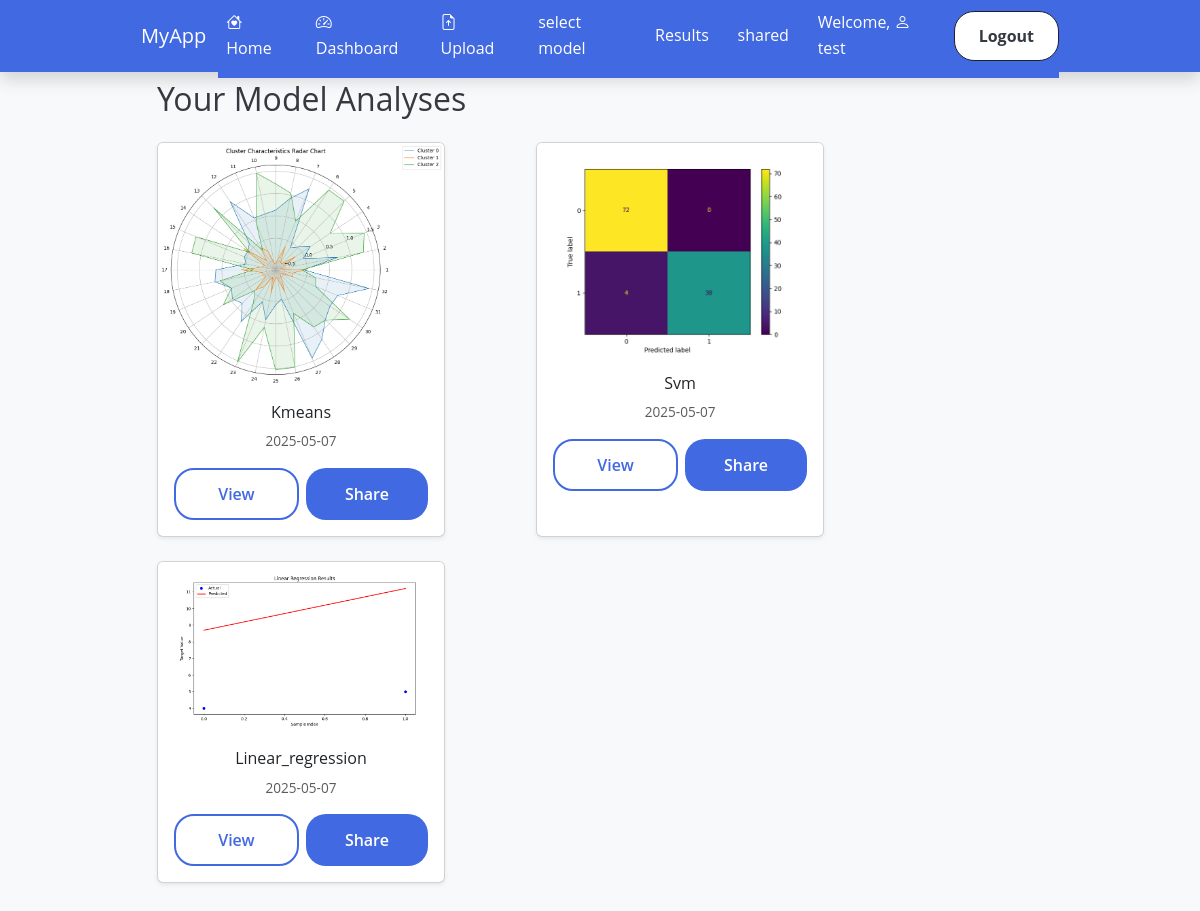
The page /results (signed in) on the database its author committed.
### app/models.py (models this page shows)
class User(db.Model, UserMixin):
    id = db.Column(db.Integer, primary_key=True)
    username = db.Column(db.String(150), unique=True, nullable=False)
    password = db.Column(db.String(150), nullable=False)
    email = db.Column(db.String(150), unique=True, nullable=False)

class ModelRun(db.Model):
    id = db.Column(db.Integer, primary_key=True)
    user_id = db.Column(db.Integer, nullable=False)
    filename = db.Column(db.String(255), nullable=False)  # CSV file selected
    model_type = db.Column(db.String(50), nullable=False)  # e.g., 'lr', 'knn'
    precision_mode = db.Column(db.String(50), nullable=False)  # e.g., 'fast', 'balanced', 'accurate'
    target_index = db.Column(db.Integer, nullable=False)  # Index of target column
    has_header = db.Column(db.Boolean, default=True)  # If CSV has a header
    created_at = db.Column(db.DateTime, nullable=False)  # file creation time
    result_json = db.Column(db.Text)  # Store output metrics as JSON (if needed)
    graph_path = db.Column(db.String(255))  # Path to the saved chart image (if any)

### app/routes.py (the view)
@main.route('/results', methods=['GET'])
@login_required
def results():
    user_id = current_user.id
    results = ModelRun.query.filter_by(user_id=user_id).order_by(ModelRun.created_at.desc()).all()
    return render_template('results.html', results=results)

### app/__init__.py (called while the page is built)
def create_app():
    app = Flask(__name__)
    app.config['SECRET_KEY'] = 'devkey'
    app.config['SQLALCHEMY_DATABASE_URI'] = 'sqlite:///database.db'
    db.init_app(app)
    migrate.init_app(app, db)
    login_manager.init_app(app)
    login_manager.login_view = 'main.login'
    from app.models import User  # after app setup to avoid circular import
    @login_manager.user_loader
    def load_user(user_id):
        return User.query.get(int(user_id))
    from .routes import main
    app.register_blueprint(main)
    return app

### app/templates/results.html (shortened to what this page needs)
{% extends "layout.html" %}
{% block content %}
<div class="container mt-4">
  <h2 class="mb-4">Your Model Analyses</h2>
  <div class="row">
    {% for run in results %}
      <div class="col-md-5 mb-4">
        <div class="card shadow-sm h-100 text-center" style="width: 18rem;">
          {% if run.graph_path %}
             <img src="{{ url_for('static', filename=run.graph_path.split('static/')[-1]) }}" class="card-img-top" alt="Plot">
          {% endif %}
          <div class="card-body">
            <h6 class="card-title">{{ run.model_type | title }}</h6>
            <p class="text-muted" style="font-size: 0.85rem;">
              {{ run.created_at.strftime('%Y-%m-%d') }}
            </p>
            <div class="d-flex justify-content-around" style="gap: 7px;">
              <a href="{{ url_for('main.view_result', run_id=run.id) }}" class="btn btn-sm btn-primary">View</a>
              <button class="btn btn-sm btn-outline-secondary" data-bs-toggle="modal" data-bs-target="#shareModal{{ run.id }}">Share</button>
            </div>
          </div>
        </div>
      </div>
    {% endfor %}
  </div>
</div>
{% endblock %}

### app/templates/layout.html (shortened to what this page needs)
<!DOCTYPE html>
<html lang="en">
<head>
    <link href="https://cdn.jsdelivr.net/npm/bootstrap@5.3.0-alpha1/dist/css/bootstrap.min.css" rel="stylesheet">
    <link href="https://cdn.jsdelivr.net/npm/bootstrap-icons@1.10.5/font/bootstrap-icons.css" rel="stylesheet">
    <link rel="stylesheet" href="{{ url_for('static', filename='css/style.css') }}">
    <link rel="stylesheet" href="{{ url_for('static', filename='css/style.css') }}">
</head>
<body>
    <nav class="navbar navbar-expand-md ">
        <div class="container">
            <a class="navbar-brand" href="{{ url_for('main.index') }}">MyApp</a>
            <div class="collapse navbar-collapse" id="navbarNav">
                <ul class="navbar-nav me-auto">
                    <li class="nav-item">
                        <a class="nav-link" href="{{ url_for('main.index') }}"> <i class="bi bi-house-heart"></i> Home</a>
                    </li>
                    {% if current_user.is_authenticated %}
                    <li class="nav-item">
                        <a class="nav-link" href="{{ url_for('main.dashboard', user_id=current_user.id) }}"><i class="bi bi-speedometer2"></i> Dashboard</a>
                    </li>
                    <li class="nav-item">
                        <a class="nav-link" href="{{ url_for('main.upload', user_id=current_user.id) }}"> <i class="bi bi-file-earmark-arrow-up"></i> Upload</a>
                    </li>
                    <li class="nav-item">
                        <a class="nav-link" href="{{ url_for('main.select_model', user_id=current_user.id) }}">select model</a>
                    </li>
                    <li class="nav-item">
                        <a class="nav-link" href="{{ url_for('main.results', user_id=current_user.id) }}">Results</a>
                    </li>
                    <li class="nav-item">
                        <a class="nav-link" href="{{ url_for('main.shared_with_me', user_id=current_user.id) }}">shared</a>
                    </li>
                    {% endif %}
                </ul>
                <ul class="navbar-nav ms-auto">
                    {% if current_user.is_authenticated %}
                    <li class="nav-item">
                        <span class="nav-link">Welcome, <i class="bi bi-person"></i> {{ current_user.username }}</span>
                    </li>
                    <li class="nav-item">
                        <a class="btn btn-light" href="{{ url_for('main.logout') }}">Logout</a>
                    </li>
                    {% endif %}
                </ul>
            </div>
        </div>
    </nav>
    <div class="container mt-4">
        {% block content %}{% endblock %}
    </div>
</body>
</html>

### app/static/css/style.css (style rules this page uses)
:root { --primary-color: rgb(65, 105, 225); --secondary-color: rgb(108, 117, 125); --light-color: rgb(248, 249, 250); --dark-color: rgb(52, 58, 64); --success-color: rgb(40, 167, 69); --border-radius: 0.375rem; --box-shadow: 0 0.5rem 1rem rgba(0, 0, 0, 0.15); --transition: all 0.3s ease; font-family: 'Open Sans', 'Segoe UI', system-ui, -apple-system, sans-serif; }
body { font-family: var(--font-family); line-height: 1.6; color: var(--dark-color); background-color: var(--light-color); min-height: 100vh; padding: 1rem; padding-top: 3.5rem; margin: 0; }
a { text-decoration: none; color: var(--primary-color); transition: var(--transition); }
.navbar { background-color: var(--primary-color); height: 4.5rem; top: 0; left: 0; right: 0; margin: 0; padding: 0.5rem 1rem; position: fixed; box-shadow: var(--box-shadow); transition: var(--transition); width: 100%; z-index: 1000; }
.navbar .navbar-nav { align-items: center; }
.navbar .btn { white-space: nowrap; }
.navbar-brand { align-items: center; display: flex; font-size: 1.25rem; font-weight: narrower; color: white; margin-right: 0.75rem; padding-bottom: 0; display: flex; align-items: center; height: 100%; padding-top: 0.5rem; padding-bottom: 0.5rem; }
.nav-link { align-items: center; color: white; margin-right: 0.8rem; padding-top: 0.5rem; padding-bottom: 0.5rem; transition: var(--transition); }
.navbar-collapse { background-color: var(--primary-color); padding-top: 0.5rem; padding-bottom: 0.5rem; margin-top: 0; transition: var(--transition); }
.container { max-width: 950px; margin: 2rem auto; padding: 0 1rem; }
.btn { display: inline-flex; align-items: center; justify-content: center; background-color: var(--primary-color); color: white; padding: 0.75rem 1.5rem; border: none; border-radius: var(--border-radius); cursor: pointer; font-size: 1rem; font-weight: 600; transition: var(--transition); width: 100%; border-radius: 20px; }
.btn-primary { color: var(--primary-color); background-color: white; border: 2px solid var(--primary-color); font-weight: 600; }
.btn-light { background-color: white; color: var(--dark-color); border: 1.5px solid rgba(30, 30, 47, 1); font-weight: bold; transition: var(--transition); }

### rows shown on the page
User: username "test"
ModelRun: graph_path (picture), model_type "Kmeans", created_at "2025-05-07"
ModelRun: graph_path (picture), model_type "Svm", created_at "2025-05-07"
ModelRun: graph_path (picture), model_type "Linear_regression", created_at "2025-05-07"
